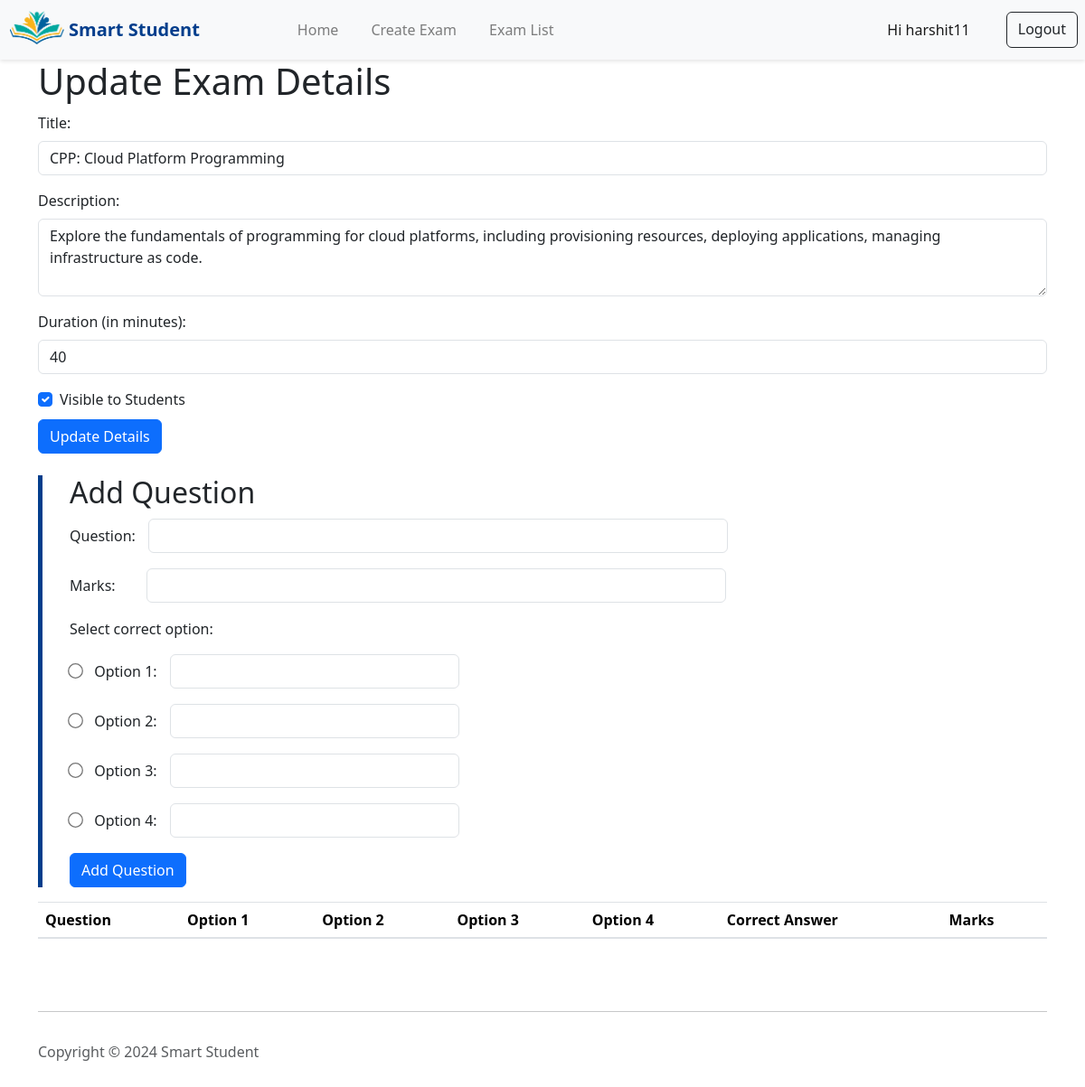
Page /exam/2/ (signed in) on the committed database.
### pages/models.py (models this page shows)
class Exam(models.Model):
    title = models.CharField(max_length=100)
    description = models.TextField()
    duration = models.IntegerField()
    teacher = models.ForeignKey(User, on_delete=models.CASCADE, related_name='exams')
    visibility = models.BooleanField(default=False)

### pages/views.py (the view)
# urls.py: path('exam/<int:id>/', exam, name='exam'),
def exam(request, id):
    exam = Exam.objects.get(id=id)
    questions= Question.objects.filter(exam_id=id)
    return render(request, 'teacher/exam.html', {'exam': exam, 'questions': questions})

### pages/templates/teacher/exam.html (shortened to what this page needs)
<html>
    <head>
         {% load bootstrap5 %}
  {% bootstrap_css %}
  {% load static %}
  <link rel="stylesheet" href="{% static 'global.css' %}">
    </head>
    <body>
        {% include 'navbar.html' %}
        <!DOCTYPE html>
        <html lang="en">
        <head>
            <link rel="stylesheet" href="https://stackpath.bootstrapcdn.com/bootstrap/4.5.2/css/bootstrap.min.css">
        </head>
        <body>
            <div class="container">
                <form method="post" >
                    <h1>Update Exam Details</h1>
                    <div class="form-group">
                        <label for="title">Title:</label>
                        <input type="text" class="form-control" id="title" name="title" value="{{ exam.title }}">
                    </div>
                    <div class="form-group">
                        <label for="description">Description:</label>
                        <textarea class="form-control" id="description" name="description" rows="3">{{ exam.description }}</textarea>
                    </div>
                    <div class="form-group">
                        <label for="duration">Duration (in minutes):</label>
                        <input type="number" class="form-control" id="duration" name="duration" value="{{ exam.duration }}">
                    </div>
                    <div class="form-group form-check">
                        <input type="checkbox" class="form-check-input" id="visibility" name="visibility" {% if exam.visibility %}checked{% endif %}>
                        <label class="form-check-label" for="visibility">Visible to Students</label>
                    </div>
                    <button type="submit" class="btn btn-primary my-2">Update Details</button>
                </form>
                {% include 'teacher/addQuestion.html' %}
                <table class="table table-hover">
                    <thead>
                        <tr>
                            <th>Question</th>
                            <th>Option 1</th>
                            <th>Option 2</th>
                            <th>Option 3</th>
                            <th>Option 4</th>
                            <th>Correct Answer</th>
                            <th>Marks</th>
                        </tr>
                    </thead>
                </table>
            </div>
        </body>
        </html>
        {% include 'footer.html' %}
    </body>
</html>

### pages/templates/navbar.html (shortened to what this page needs)
<html>
  <head>
    {% load bootstrap5 %} {% bootstrap_css %} {% bootstrap_javascript %} {% load static %}
    <link rel="stylesheet" href="{% static 'global.css' %}" />
  </head>
  <nav class="custom-navbar navbar navbar-expand-lg navbar-light bg-light nav-bar-design">
    <img
      class="nav-logo ml-3"
      src="{% static 'images/logo-full.png' %}"
      alt="logo"
    />
    <span class="nav-logo-heading"> Smart Student</span>
    <div class="collapse navbar-collapse" id="navbarNav">
      <ul class="navbar-nav nav-content-container">
        <li class="nav-item">
          <a class="nav-link" href="/">Home</a>
        </li>
        {% if request.user.is_authenticated %}
            {% if request.user.is_staff %}
              <li class="nav-item">
                <a class="nav-link" href="/createExam">Create Exam</a>
              </li>
              <li class="nav-item">
                <a class="nav-link" href="/Examlist">Exam List</a>
              </li>
            {% else %}
              <li class="nav-item">
                <a class="nav-link" href="/groups">student link</a>
              </li>
            {% endif %}
        {% endif %}
      </ul>
    </div>
    <div class="navbar-nav ml-auto nav-button-container">
      {% if request.user.is_authenticated %}
      <li class="nav-item mx-4">
        <a class="nav-link active" href="#">Hi {{user.username}}</a>
      </li>
      <a href="/logout" class="btn btn-outline-dark mx-2 login-button"
        >Logout</a>
      {% endif %}
    </div>
  </nav>
</html>

### pages/static/global.css (style rules this page uses)
.nav-logo { max-width: 50px; margin-left: 10px; transform: scale(1.2); }
.navbar { box-shadow: 0 2px 4px rgba(0, 0, 0, 0.1); }
.nav-logo-heading { margin-left: 10px; font-size: 20px; font-weight: 700; color: #033E8C; }
.nav-link { font-weight: 500; margin-left: 20px; }
.nav-content-container { margin-left: 80px; }
.form-group { margin-top: 10px; }

### rows in the picture
Exam: title "CPP: Cloud Platform Programming", description "Explore the fundamentals of programming for cloud platforms, including provisioning resources, deploying applications, managing infrastructure as code.", duration "40", visibility "☑"

### other values in the picture
{{ user.username }} "harshit11"
